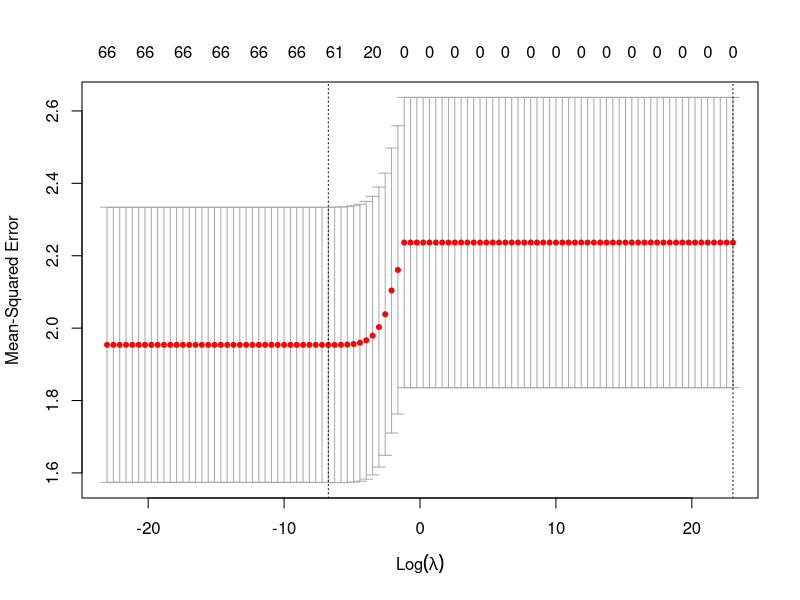
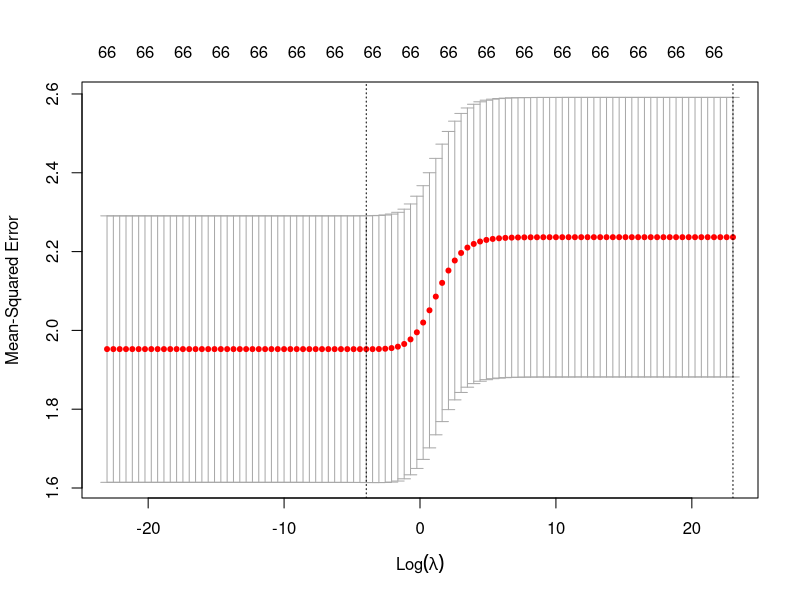

Source code (R) for these figures, in order:

library(glmnet)
data.lasso <- read.csv('final_dataset.csv')

#Drop Variables we don't need:

# Create a vector of lambdas to test, from very large to very small.
grid <- 10^seq(10, -10, length = 100)

# Turn the X variables into a matrix for ridge and lasso regression
x<- model.matrix(new_spend~., data = data.lasso)

# Create a lasso model on the response variable, spend
lasso.mod <- glmnet(x,data.lasso$new_spend, alpha =1, lambda = grid, thresh = 1e-12)

# Set the seed for reproducable results
set.seed(21)

# 10-fold cross-validated lasso regression
lasso.out <- cv.glmnet(x, data.lasso$new_spend, lambda = grid, alpha = 1)
plot(lasso.out)

# find the best lambda
bestlam <- lasso.out$lambda.min

# predict using the best lambda
lasso.predicts <- predict(lasso.mod, s = bestlam, newx = x)

#Take the Mean of the residuals  for the MSE
MSE<-mean((lasso.predicts-data.lasso$new_spend)^2) # 1.9369


#Coefficients of the model
coef(lasso.out, id = which.min(lasso.out$lambda))


#Ridge REgression

data.ridge<- read.csv('final_dataset.csv')
# Repeat the above for ridge regression
ridge.mod <- glmnet(x,data.ridge$new_spend, alpha =0, lambda = grid, thresh = 1e-12)

set.seed(1)
ridge.out <- cv.glmnet(x, data.ridge$new_spend, lambda = grid, alpha = 0)
plot(ridge.out)
bestlam2 <- ridge.out$lambda.min

ridge.predicts <- predict(ridge.mod, s = bestlam, newx = x)

mean((ridge.predicts-data.ridge$new_spend)^2) # 1.9369

coef(ridge.out, id = which.min(ridge.out$lambda))

#Mean of New_spend
mean(data.lasso$new_spend) #0.6298706
